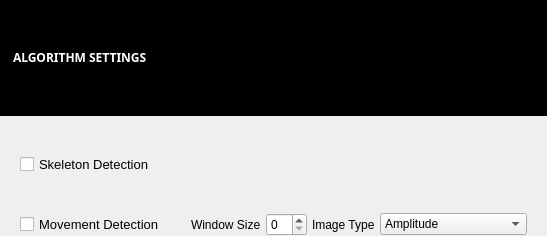
<?xml version="1.0" encoding="UTF-8"?>
<ui version="4.0">
 <class>WidgetSettingsAlgorithm</class>
 <widget class="QWidget" name="WidgetSettingsAlgorithm">
  <property name="geometry">
   <rect>
    <x>0</x>
    <y>0</y>
    <width>547</width>
    <height>236</height>
   </rect>
  </property>
  <property name="windowTitle">
   <string>Form</string>
  </property>
  <property name="styleSheet">
   <string notr="true"/>
  </property>
  <layout class="QGridLayout" name="gridLayout_2">
   <property name="leftMargin">
    <number>0</number>
   </property>
   <property name="topMargin">
    <number>0</number>
   </property>
   <property name="rightMargin">
    <number>0</number>
   </property>
   <property name="bottomMargin">
    <number>0</number>
   </property>
   <property name="horizontalSpacing">
    <number>0</number>
   </property>
   <property name="verticalSpacing">
    <number>5</number>
   </property>
   <item row="0" column="0">
    <widget class="QLabel" name="labelAlgorithms">
     <property name="palette">
      <palette>
       <active>
        <colorrole role="WindowText">
         <brush brushstyle="SolidPattern">
          <color alpha="255">
           <red>255</red>
           <green>255</green>
           <blue>255</blue>
          </color>
         </brush>
        </colorrole>
        <colorrole role="Button">
         <brush brushstyle="SolidPattern">
          <color alpha="255">
           <red>0</red>
           <green>0</green>
           <blue>0</blue>
          </color>
         </brush>
        </colorrole>
        <colorrole role="Light">
         <brush brushstyle="SolidPattern">
          <color alpha="255">
           <red>255</red>
           <green>255</green>
           <blue>255</blue>
          </color>
         </brush>
        </colorrole>
        <colorrole role="Text">
         <brush brushstyle="SolidPattern">
          <color alpha="255">
           <red>255</red>
           <green>255</green>
           <blue>255</blue>
          </color>
         </brush>
        </colorrole>
        <colorrole role="ButtonText">
         <brush brushstyle="SolidPattern">
          <color alpha="255">
           <red>255</red>
           <green>255</green>
           <blue>255</blue>
          </color>
         </brush>
        </colorrole>
        <colorrole role="Base">
         <brush brushstyle="SolidPattern">
          <color alpha="255">
           <red>0</red>
           <green>0</green>
           <blue>0</blue>
          </color>
         </brush>
        </colorrole>
        <colorrole role="Window">
         <brush brushstyle="SolidPattern">
          <color alpha="255">
           <red>0</red>
           <green>0</green>
           <blue>0</blue>
          </color>
         </brush>
        </colorrole>
        <colorrole role="PlaceholderText">
         <brush brushstyle="SolidPattern">
          <color alpha="128">
           <red>255</red>
           <green>255</green>
           <blue>255</blue>
          </color>
         </brush>
        </colorrole>
       </active>
       <inactive>
        <colorrole role="WindowText">
         <brush brushstyle="SolidPattern">
          <color alpha="255">
           <red>255</red>
           <green>255</green>
           <blue>255</blue>
          </color>
         </brush>
        </colorrole>
        <colorrole role="Button">
         <brush brushstyle="SolidPattern">
          <color alpha="255">
           <red>0</red>
           <green>0</green>
           <blue>0</blue>
          </color>
         </brush>
        </colorrole>
        <colorrole role="Light">
         <brush brushstyle="SolidPattern">
          <color alpha="255">
           <red>255</red>
           <green>255</green>
           <blue>255</blue>
          </color>
         </brush>
        </colorrole>
        <colorrole role="Text">
         <brush brushstyle="SolidPattern">
          <color alpha="255">
           <red>255</red>
           <green>255</green>
           <blue>255</blue>
          </color>
         </brush>
        </colorrole>
        <colorrole role="ButtonText">
         <brush brushstyle="SolidPattern">
          <color alpha="255">
           <red>255</red>
           <green>255</green>
           <blue>255</blue>
          </color>
         </brush>
        </colorrole>
        <colorrole role="Base">
         <brush brushstyle="SolidPattern">
          <color alpha="255">
           <red>0</red>
           <green>0</green>
           <blue>0</blue>
          </color>
         </brush>
        </colorrole>
        <colorrole role="Window">
         <brush brushstyle="SolidPattern">
          <color alpha="255">
           <red>0</red>
           <green>0</green>
           <blue>0</blue>
          </color>
         </brush>
        </colorrole>
        <colorrole role="PlaceholderText">
         <brush brushstyle="SolidPattern">
          <color alpha="128">
           <red>255</red>
           <green>255</green>
           <blue>255</blue>
          </color>
         </brush>
        </colorrole>
       </inactive>
       <disabled>
        <colorrole role="WindowText">
         <brush brushstyle="SolidPattern">
          <color alpha="255">
           <red>255</red>
           <green>255</green>
           <blue>255</blue>
          </color>
         </brush>
        </colorrole>
        <colorrole role="Button">
         <brush brushstyle="SolidPattern">
          <color alpha="255">
           <red>0</red>
           <green>0</green>
           <blue>0</blue>
          </color>
         </brush>
        </colorrole>
        <colorrole role="Light">
         <brush brushstyle="SolidPattern">
          <color alpha="255">
           <red>255</red>
           <green>255</green>
           <blue>255</blue>
          </color>
         </brush>
        </colorrole>
        <colorrole role="Text">
         <brush brushstyle="SolidPattern">
          <color alpha="255">
           <red>255</red>
           <green>255</green>
           <blue>255</blue>
          </color>
         </brush>
        </colorrole>
        <colorrole role="ButtonText">
         <brush brushstyle="SolidPattern">
          <color alpha="255">
           <red>255</red>
           <green>255</green>
           <blue>255</blue>
          </color>
         </brush>
        </colorrole>
        <colorrole role="Base">
         <brush brushstyle="SolidPattern">
          <color alpha="255">
           <red>0</red>
           <green>0</green>
           <blue>0</blue>
          </color>
         </brush>
        </colorrole>
        <colorrole role="Window">
         <brush brushstyle="SolidPattern">
          <color alpha="255">
           <red>0</red>
           <green>0</green>
           <blue>0</blue>
          </color>
         </brush>
        </colorrole>
        <colorrole role="PlaceholderText">
         <brush brushstyle="SolidPattern">
          <color alpha="128">
           <red>0</red>
           <green>0</green>
           <blue>0</blue>
          </color>
         </brush>
        </colorrole>
       </disabled>
      </palette>
     </property>
     <property name="font">
      <font>
       <family>Segoe UI Black</family>
       <weight>75</weight>
       <bold>true</bold>
      </font>
     </property>
     <property name="styleSheet">
      <string notr="true">padding:10px;
/*background-color:rgb(66, 138, 200);*/
/*background-color:rgb(76, 55, 108);*/
background-color:rgb(0,0,0);
color:rgb(255,255,255);
</string>
     </property>
     <property name="text">
      <string>&lt;html&gt;&lt;head/&gt;&lt;body&gt;&lt;p&gt;ALGORITHM SETTINGS&lt;/p&gt;&lt;/body&gt;&lt;/html&gt;</string>
     </property>
    </widget>
   </item>
   <item row="1" column="0">
    <layout class="QGridLayout" name="gridLayout">
     <property name="spacing">
      <number>5</number>
     </property>
     <item row="1" column="6">
      <widget class="QLabel" name="lMDAImageType">
       <property name="text">
        <string>Image Type</string>
       </property>
      </widget>
     </item>
     <item row="1" column="1">
      <widget class="QCheckBox" name="cbMovementDetectionAlgorithm">
       <property name="sizePolicy">
        <sizepolicy hsizetype="Preferred" vsizetype="Preferred">
         <horstretch>0</horstretch>
         <verstretch>0</verstretch>
        </sizepolicy>
       </property>
       <property name="minimumSize">
        <size>
         <width>0</width>
         <height>0</height>
        </size>
       </property>
       <property name="font">
        <font>
         <pointsize>10</pointsize>
        </font>
       </property>
       <property name="text">
        <string>Movement Detection</string>
       </property>
      </widget>
     </item>
     <item row="1" column="3">
      <widget class="QLabel" name="lMDAWindowSize">
       <property name="text">
        <string>Window Size</string>
       </property>
      </widget>
     </item>
     <item row="1" column="0">
      <spacer name="horizontalSpacer_2">
       <property name="orientation">
        <enum>Qt::Horizontal</enum>
       </property>
       <property name="sizeType">
        <enum>QSizePolicy::Fixed</enum>
       </property>
       <property name="sizeHint" stdset="0">
        <size>
         <width>20</width>
         <height>20</height>
        </size>
       </property>
      </spacer>
     </item>
     <item row="0" column="1" colspan="3">
      <widget class="QCheckBox" name="cbSkeletonDetectionAlgorithm">
       <property name="sizePolicy">
        <sizepolicy hsizetype="Preferred" vsizetype="Preferred">
         <horstretch>0</horstretch>
         <verstretch>0</verstretch>
        </sizepolicy>
       </property>
       <property name="minimumSize">
        <size>
         <width>0</width>
         <height>0</height>
        </size>
       </property>
       <property name="font">
        <font>
         <pointsize>10</pointsize>
        </font>
       </property>
       <property name="text">
        <string>Skeleton Detection</string>
       </property>
      </widget>
     </item>
     <item row="1" column="7">
      <widget class="QComboBox" name="comboboxMDAImageType">
       <item>
        <property name="text">
         <string>Amplitude</string>
        </property>
       </item>
       <item>
        <property name="text">
         <string>Distance</string>
        </property>
       </item>
       <item>
        <property name="text">
         <string>Distance &amp; Amplitude</string>
        </property>
       </item>
      </widget>
     </item>
     <item row="1" column="8">
      <spacer name="horizontalSpacer_6">
       <property name="orientation">
        <enum>Qt::Horizontal</enum>
       </property>
       <property name="sizeType">
        <enum>QSizePolicy::Fixed</enum>
       </property>
       <property name="sizeHint" stdset="0">
        <size>
         <width>20</width>
         <height>20</height>
        </size>
       </property>
      </spacer>
     </item>
     <item row="1" column="5">
      <spacer name="horizontalSpacer">
       <property name="orientation">
        <enum>Qt::Horizontal</enum>
       </property>
       <property name="sizeHint" stdset="0">
        <size>
         <width>13</width>
         <height>17</height>
        </size>
       </property>
      </spacer>
     </item>
     <item row="0" column="0">
      <spacer name="horizontalSpacer_3">
       <property name="orientation">
        <enum>Qt::Horizontal</enum>
       </property>
       <property name="sizeType">
        <enum>QSizePolicy::Fixed</enum>
       </property>
       <property name="sizeHint" stdset="0">
        <size>
         <width>20</width>
         <height>20</height>
        </size>
       </property>
      </spacer>
     </item>
     <item row="1" column="4">
      <widget class="QSpinBox" name="sbMDAWindowSize"/>
     </item>
     <item row="1" column="2">
      <spacer name="horizontalSpacer_4">
       <property name="orientation">
        <enum>Qt::Horizontal</enum>
       </property>
       <property name="sizeHint" stdset="0">
        <size>
         <width>40</width>
         <height>20</height>
        </size>
       </property>
      </spacer>
     </item>
    </layout>
   </item>
  </layout>
 </widget>
 <resources/>
 <connections/>
</ui>
